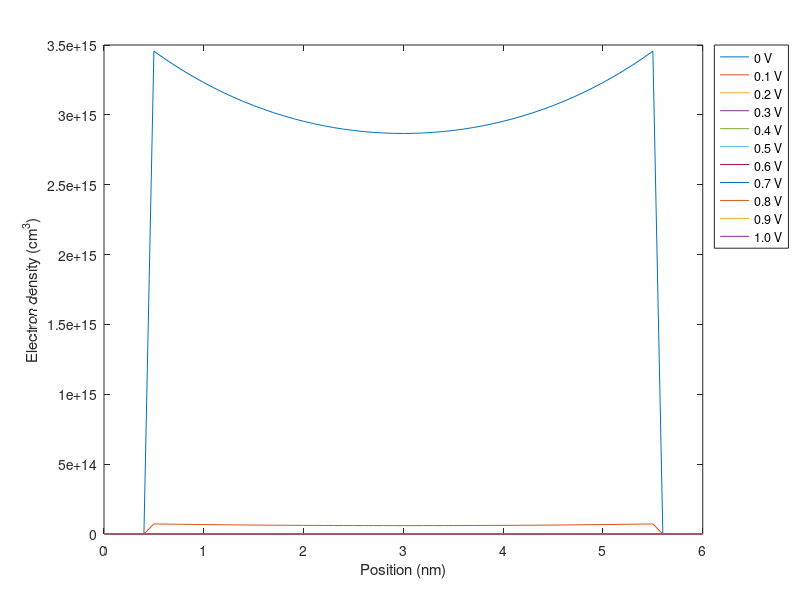
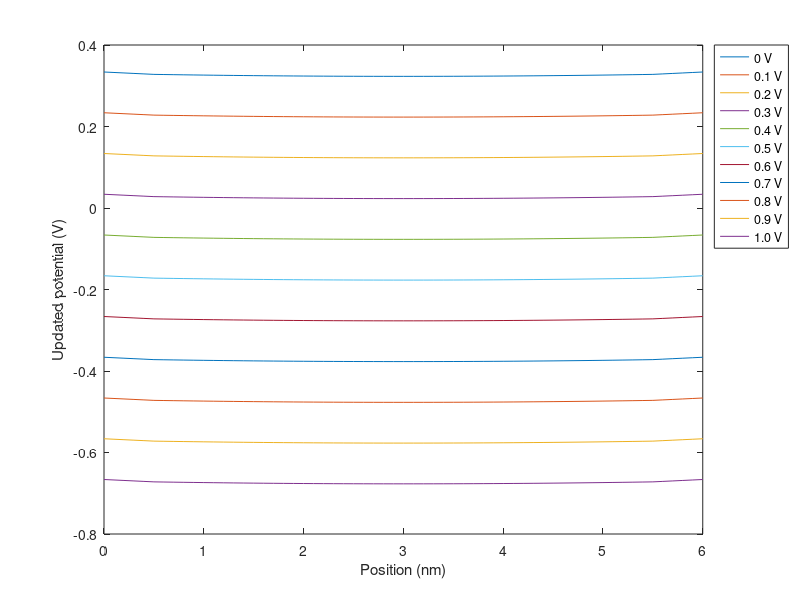
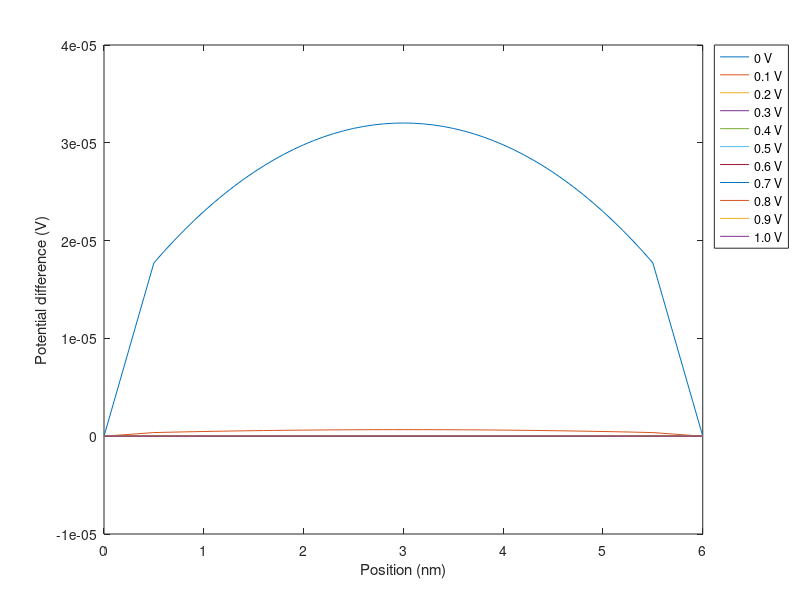

The MATLAB source for these figures, in order:
q = 1.602e-19; % Elementary charge, C
e0 = 8.854e-12; % Vacuum permittivity, F/m
k_B = 1.381e-23; % Boltzmann constant, J/K
T = 300.0; % Temperature, K
dx = 0.1e-9; %0.1 nm spacing
N = 61; % 6 nm thick
x = dx*transpose ([0:N-1]); % real space, m
interface1 = 6; %At x=0.5 nm
interface2 = 56; % At x=5.5 nm
e_si = 11.7; e_ox = 3.9; % Relative permittivity
Nacc = 1e24; % 1e18 /cm^2
ni = 1.075e16; % 1.075e10 /cm^3

A = zeros(N,N);
A(1,1) = 1.0;
for i=2:N-1
    if     (i< interface1) A(i,i-1) = e_ox; A(i,i) = -2*e_ox;      A(i,i+1) = e_ox;
    elseif (i==interface1) A(i,i-1) = e_ox; A(i,i) = -e_ox-e_si; A(i,i+1) = e_si;
    elseif (i< interface2) A(i,i-1) = e_si; A(i,i) = -2*e_si;      A(i,i+1) = e_si;
    elseif (i==interface2) A(i,i-1) = e_si; A(i,i) = -e_ox-e_si; A(i,i+1) = e_ox;
    elseif (i> interface2) A(i,i-1) = e_ox; A(i,i) = -2*e_ox;      A(i,i+1) = e_ox;
    end
end
A(N,N) = 1.0;

b = zeros (N,11);
phi = zeros (N,11);
for j=1:11
    b(1,j) = 0.33374 - (j-1)/10.0;
    for i=interface1:interface2
	  if(i==interface1) b(i,j) = dx*dx*q*Nacc/e0*0.5;
      elseif(i==interface2) b(i,j) = dx*dx*q*Nacc/e0*0.5;
      else b(i,j)= dx*dx*q*Nacc/e0;
      end
    end
    b(N,j) = 0.33374 - (j-1)/10.0;
    phi(:,j) = A\b(:,j);
end

elec = zeros(N,11);
for j=1:11
    for i=interface1:interface2
         elec(i,j) = ni * exp(q*phi(i,j)/(k_B*T));
    end
end

c = zeros (N,11);
for j=1:11
    c(1,j) = 0.33374 - (j-1)/10.0;
    for i=interface1:interface2
        if(i==interface1) c(i,j) = dx*dx*q*(elec(i,j)+Nacc)/e0*0.5;
        elseif(i==interface2) c(i,j) = dx*dx*q*(elec(i,j)+Nacc)/e0*0.5;
        else c(i,j)= dx*dx*q*(elec(i,j)+Nacc)/e0;
        end
    end
    c(N,j) = 0.33374 - (j-1)/10.0;
    phi2(:,j)=A\c(:,j); %Updated potential
    for k=1:N
        diff(k,j)=phi(k,j)-phi2(k,j); %Potential differnce
    end
end

figure(1)
for j=1:11
    plot(x/1e-9,elec(:,j)/1e+6);
    hold on;
end
xlabel('Position (nm)');
ylabel('Electron density (cm^3)');
legend('0 V','0.1 V','0.2 V','0.3 V','0.4 V','0.5 V','0.6 V','0.7 V','0.8 V','0.9 V','1.0 V','Location','bestoutside');

figure(2)
for j=1:11
    plot(x/1e-9,phi2(:,j));
    hold on;
end
xlabel('Position (nm)');
ylabel('Updated potential (V)');
legend('0 V','0.1 V','0.2 V','0.3 V','0.4 V','0.5 V','0.6 V','0.7 V','0.8 V','0.9 V','1.0 V','Location','bestoutside');

figure(3)
for j=1:11
    plot(x/1e-9,diff(:,j));
    hold on;
end
xlabel('Position (nm)');
ylabel('Potential difference (V)');
legend('0 V','0.1 V','0.2 V','0.3 V','0.4 V','0.5 V','0.6 V','0.7 V','0.8 V','0.9 V','1.0 V','Location','bestoutside');
